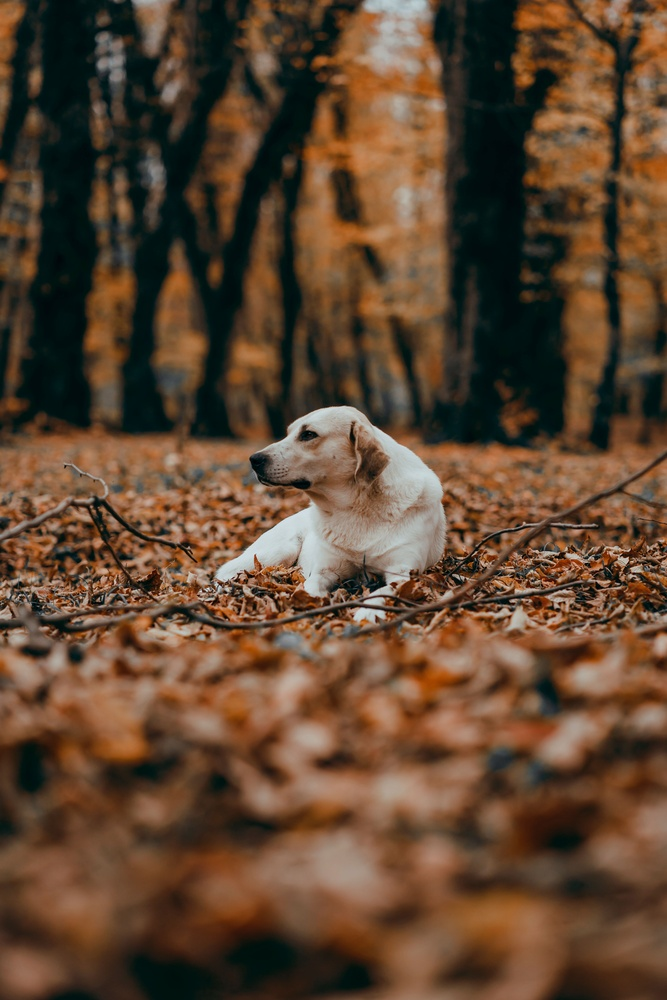
#> input picture lab_m1_2_Erick_Lemos_Barreto/lab_m1_2_Erick_Lemos_Barreto/images/input/cachorro.jpg, 667 x 1000 px, shrunk from 4000 x 6000 before the run
$ python main.py --input ../../../../lab_m1_2_Erick_Lemos_Barreto/lab_m1_2_Erick_Lemos_Barreto/images/input/cachorro.jpg --output out.png --operation channel_b
#> lines starting #> are read from the running program, lines starting #| are printed output that depends on the picture
#> in run, img is the input picture: shape (1000, 667, 3); mean B, G, R 49.3, 69.8, 94.9
from __future__ import annotations

import argparse
import sys
from pathlib import Path

import cv2
import numpy as np

operacoes = [
    "channel_b",
    "channel_g",
    "channel_r",
    "copy",
    "inspect",
    "grayscale_average",
    "grayscale_weighted",
    "quantize",
]


class LabError(Exception):
    """Erro tratado: a mensagem e exibida e o programa encerra com codigo 1."""


# [36 lines left out: functions inspect, copy_image, not called in this run]


def extract_channel(img: np.ndarray, indice: int) -> np.ndarray:
#> called with indice = 0
    if img.ndim != 3 or img.shape[2] != 3: #mantem o indice
        raise LabError("esta operacao exige uma imagem colorida com 3 canais")

    height, width = img.shape[:2]
#> height = 1000; width = 667
    saida = np.zeros_like(img)
    for y in range(height):
        for x in range(width):
            saida[y, x, indice] = img[y, x, indice]
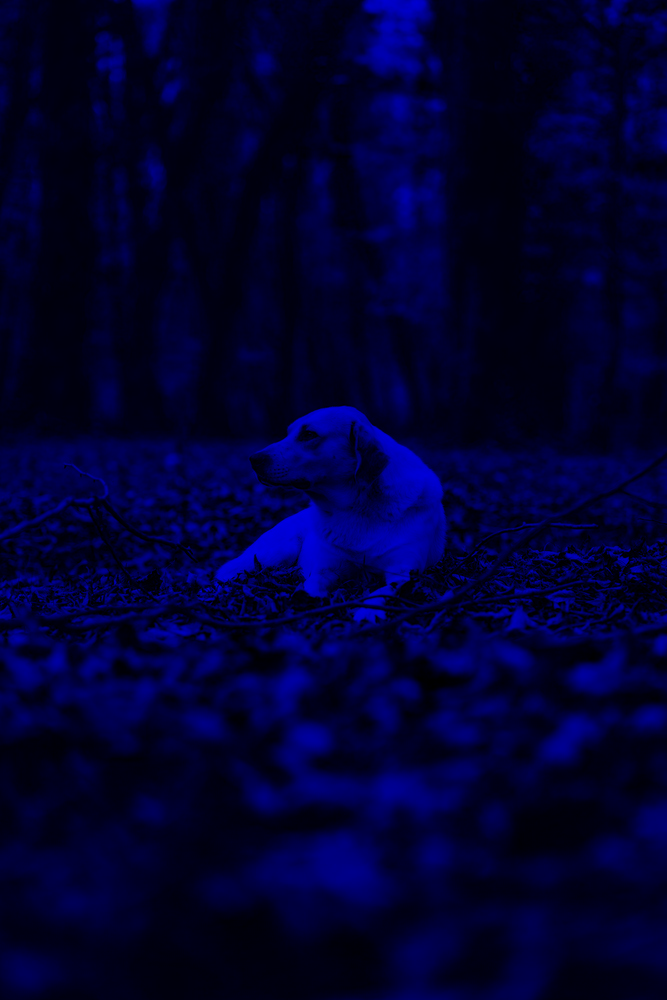
#> saida: shape (1000, 667, 3); mean B, G, R 49.3, 0, 0
    return saida


# [41 lines left out: functions grayscale_average, grayscale_weighted, quantize, not called in this run]


def build_parser() -> argparse.ArgumentParser:
    parser = argparse.ArgumentParser(
        prog="pdi_lab", description="Laboratorio M1.1 - representacao, canais e niveis de cinza."
    )
    parser.add_argument("--input", required=True, help="imagem de entrada")
    parser.add_argument("--output", required=True, help="arquivo de saida")
    parser.add_argument("--operation", required=True, choices=operacoes)
    parser.add_argument("--levels", type=int, default=None, help="niveis para --operation quantize")
    return parser

#argumentos para executar.


def run(args: argparse.Namespace) -> None:
    input_path = Path(args.input)
    if not input_path.is_file():
        raise LabError(f"arquivo de entrada nao encontrado: {input_path}")

    img = cv2.imread(str(input_path), cv2.IMREAD_UNCHANGED)
    if img is None:
        raise LabError(f"nao foi possivel abrir a imagem: {input_path}")
    if img.ndim == 3 and img.shape[2] not in (1, 3):
        raise LabError(f"numero de canais nao suportado: {img.shape[2]}")

    output_path = Path(args.output)
    output_path.parent.mkdir(parents=True, exist_ok=True)

    if args.operation == "inspect":
        texto = inspect(img)
        output_path.write_text(texto, encoding="utf-8")
        print(texto, end="")
        return

    operacoes_de_imagem = {
        "copy": lambda: copy_image(img),
        "channel_b": lambda: extract_channel(img, 0),
        "channel_g": lambda: extract_channel(img, 1),
        "channel_r": lambda: extract_channel(img, 2),
        "grayscale_average": lambda: grayscale_average(img),
        "grayscale_weighted": lambda: grayscale_weighted(img),
    }

    if args.operation == "quantize":
        if args.levels is None:
            raise LabError("a operacao 'quantize' exige --levels")
        resultado = quantize(img, args.levels)
    else:
        resultado = operacoes_de_imagem[args.operation]()

    if not cv2.imwrite(str(output_path), resultado):
        raise LabError(f"falha ao salvar a imagem em: {output_path}")
    print(f"ok: {args.operation} -> {output_path}")


def main(argv: list[str] | None = None) -> int:
    args = build_parser().parse_args(argv)
    try:
        run(args)
    except LabError as exc:
        print(f"erro: {exc}", file=sys.stderr)
        return 1
    return 0


if __name__ == "__main__":
    sys.exit(main())
#> (the program exits here)

$ run again, on lab_m1_2_Erick_Lemos_Barreto/lab_m1_2_Erick_Lemos_Barreto/images/input/mao.jpg
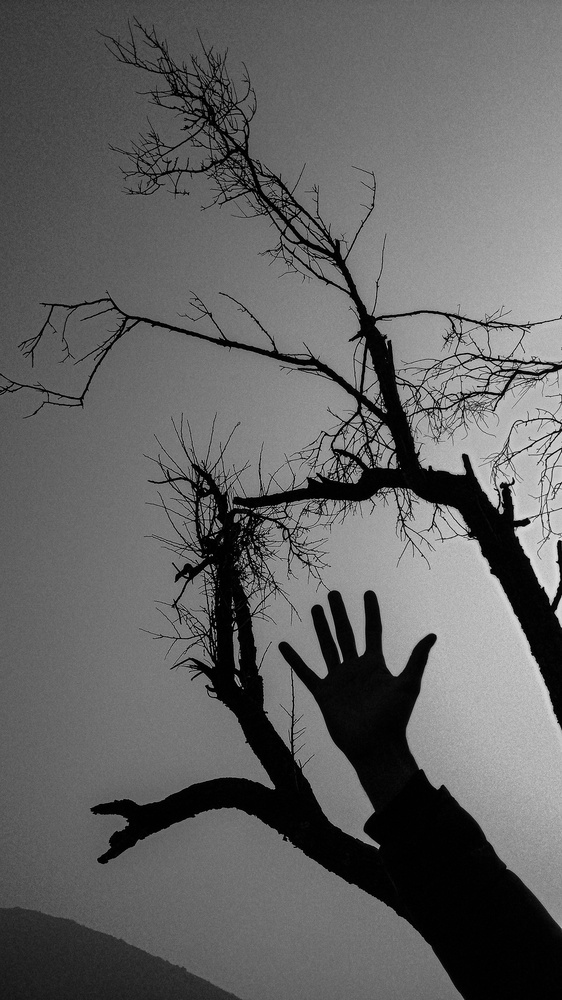
#> input picture lab_m1_2_Erick_Lemos_Barreto/lab_m1_2_Erick_Lemos_Barreto/images/input/mao.jpg, 562 x 1000 px, shrunk from 2304 x 4096 before the run
#> in run, img is the input picture: shape (1000, 562, 3); min 0, max 246, mean 98.1
#> after the loop in extract_channel, `for y in range(height):`:
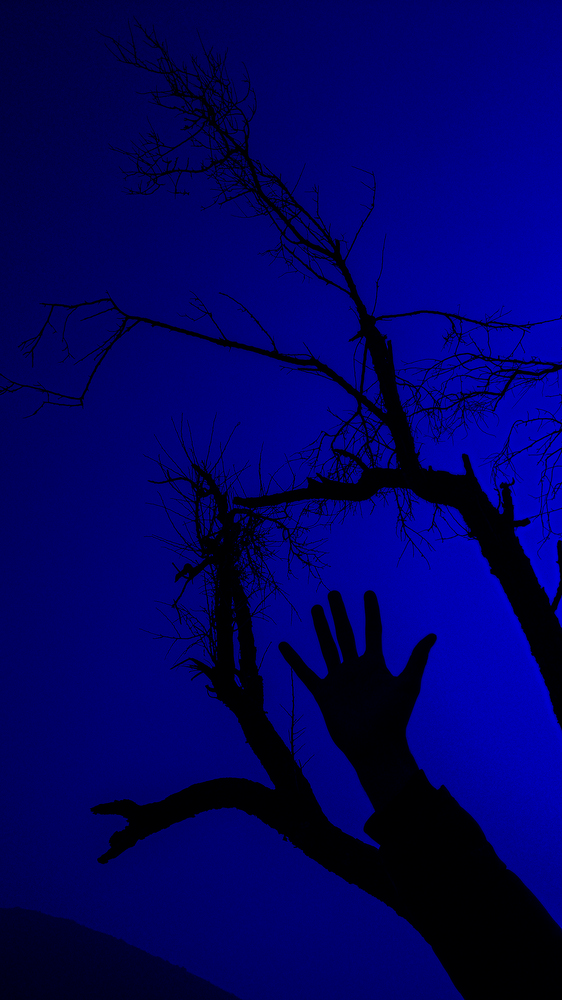
#> saida: shape (1000, 562, 3); mean B, G, R 98.1, 0, 0
